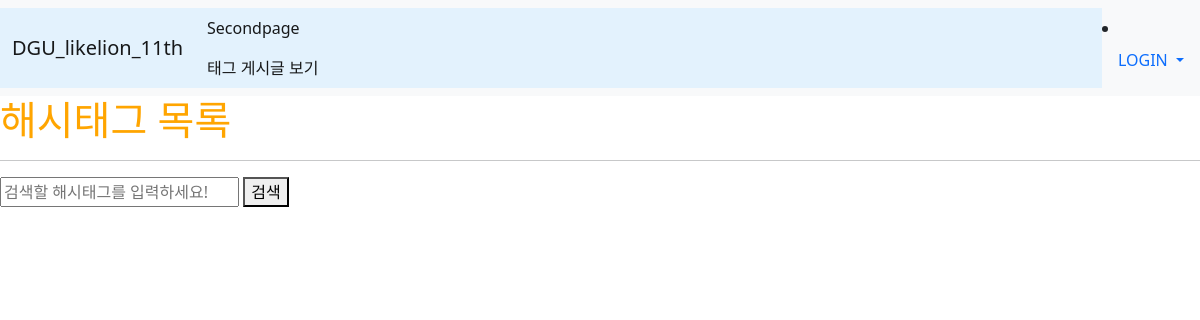
/tag/, run on an earlier commit of the app's database.
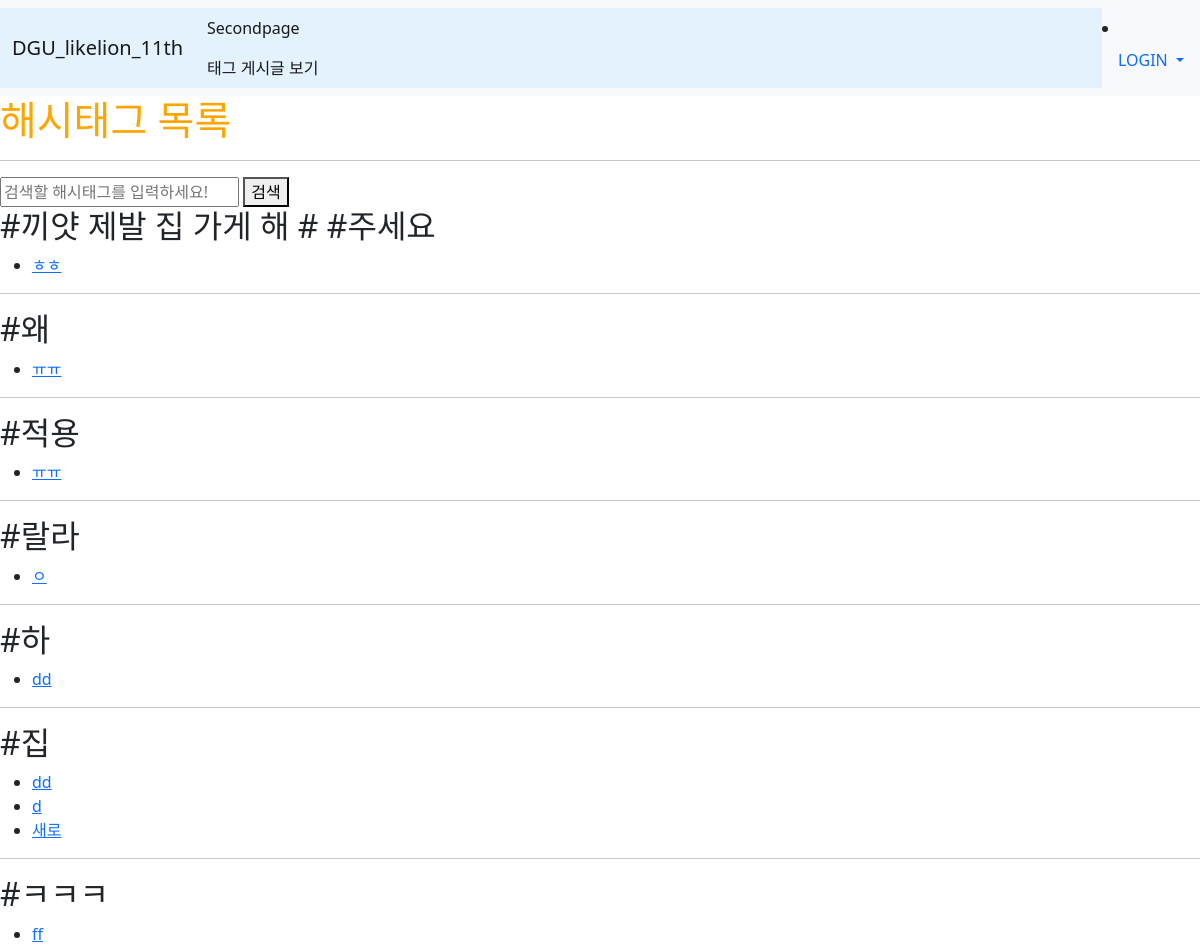
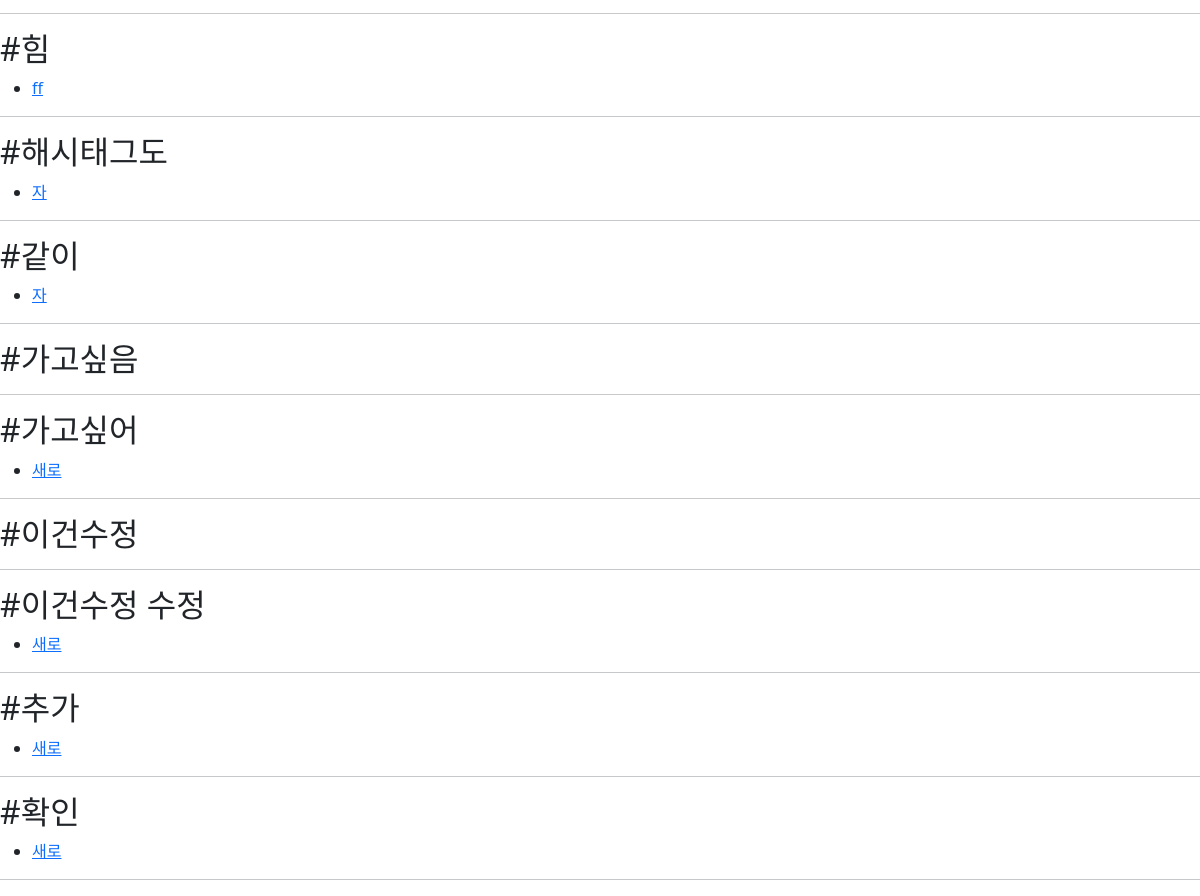
And on a later commit of the database (2 pictures, top to bottom).
### main/models.py (models this page shows, shortened)
class Tag(models.Model):
    name=models.CharField(max_length=30, null=False, blank=False)

class Blog(models.Model):
    title = models.CharField(max_length=200)
    writer = models.ForeignKey(User, null=False, blank=False, on_delete=models.CASCADE)
    pub_date = models.DateTimeField()
    body = models.TextField()
    image = models.ImageField(upload_to="blog/", blank=True, null=True)
    tags = models.ManyToManyField(Tag, related_name='blogs', blank=True)

### main/views.py (the view)
# urls.py: path('tag/', tag_list, name="tag_list"),
def tag_list(request):
    tags = Tag.objects.all()
    return render(request, 'main/tag_list.html', {'tags':tags,})

### main/templates/main/tag_list.html (shortened to what this page needs)
{% extends 'base.html' %}
{% block content %}
<div class="tag_container">
    <h1>해시태그 목록</h1>
    <hr>
    <form action="{% url 'main:find' %}" method="GET">
        <input type="text" name="find" placeholder="검색할 해시태그를 입력하세요!">
        <button type="submit">검색</button>
    </form>
    {% for t in tags %}
    <div class="tag">
        <h2 class="title">#{{t.name}}</h2>
        <ul>
            {% for blog in t.blogs.all %}
            <li><a href="{% url 'main:detail' blog.id %}">{{blog.title}}</a></li>
            {% endfor %}
        </ul>
    </div>
    <hr>
    {% endfor %}
</div>
{% endblock %}

What changed in the data, as far as the page shows it:
added Tag: name "끼얏 제발 집 가게 해 # #주세요"
added Blog: title "ㅎㅎ", shown under "끼얏 제발 집 가게 해 # #주세요"
added Tag: name "왜"
added Blog: title "ㅠㅠ"
added Tag: name "적용"
added Tag: name "랄라"
added Blog: title "ㅇ", shown under "랄라"
added Tag: name "하"
added Blog: title "dd"
added Tag: name "집"
added Blog: title "d", shown under "집"
added Blog: title "새로"
added Tag: name "ㅋㅋㅋ"
added Blog: title "ff"
added Tag: name "힘"
added Tag: name "해시태그도"
added Blog: title "자"
added Tag: name "같이"
added Tag: name "가고싶음"
added Tag: name "가고싶어"
added Tag: name "이건수정"
added Tag: name "이건수정 수정"
added Tag: name "추가"
added Tag: name "확인"
